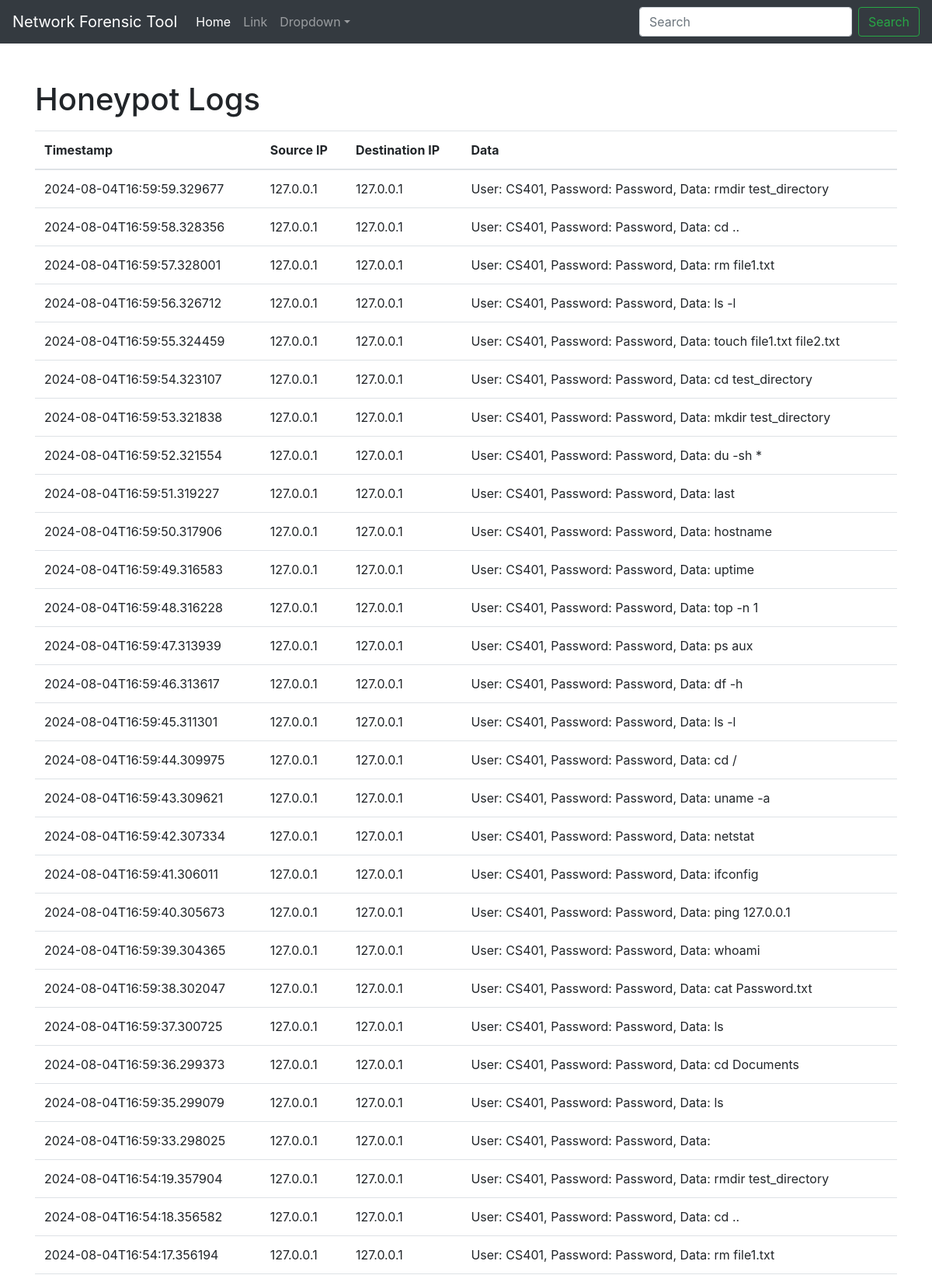
/logs/ (upper part), run on the app's committed database.
### tables this page shows
CREATE TABLE logs (
            id INTEGER PRIMARY KEY AUTOINCREMENT,
            timestamp TEXT NOT NULL,
            source_ip TEXT NOT NULL,
            destination_ip TEXT NOT NULL,
            data TEXT NOT NULL
        );

### app.py (the view)
@app.route('/logs/')
def logs():
    conn = get_db_connection()
    logs = conn.execute('SELECT * FROM logs ORDER BY timestamp DESC').fetchall()
    conn.close()
    print([dict(log) for log in logs])  # Debug print statement
    return render_template('logs.html', logs=logs)

### app.py (called while the page is built)
def get_db_connection():
    conn = sqlite3.connect(DATABASE)
    conn.row_factory = sqlite3.Row
    return conn

### templates/logs.html (shortened to what this page needs)
<!DOCTYPE html>
<html lang="en">
<head>
    <link rel="stylesheet" href="https://stackpath.bootstrapcdn.com/bootstrap/4.5.2/css/bootstrap.min.css">
</head>
<body>
    <nav class="navbar navbar-expand-sm navbar-dark bg-dark">
        <a class="navbar-brand" href="#">Network Forensic Tool</a>
        <div class="collapse navbar-collapse" id="collapsibleNavId">
            <ul class="navbar-nav mr-auto mt-2 mt-lg-0">
                <li class="nav-item active">
                    <a class="nav-link" href="#">Home <span class="sr-only">(current)</span></a>
                </li>
                <li class="nav-item">
                    <a class="nav-link" href="#">Link</a>
                </li>
                <li class="nav-item dropdown">
                    <a class="nav-link dropdown-toggle" href="#" id="dropdownId" data-toggle="dropdown" aria-haspopup="true" aria-expanded="false">Dropdown</a>
                </li>
            </ul>
            <form class="form-inline my-2 my-lg-0">
                <input class="form-control mr-sm-2" type="text" placeholder="Search">
                <button class="btn btn-outline-success my-2 my-sm-0" type="submit">Search</button>
            </form>
        </div>
    </nav>
    <div class="container">
        <h1 class="mt-5">Honeypot Logs</h1>
        <table class="table mt-3">
            <thead>
                <tr>
                    <th>Timestamp</th>
                    <th>Source IP</th>
                    <th>Destination IP</th>
                    <th>Data</th>
                </tr>
            </thead>
            <tbody>
                {% for log in logs %}
                <tr>
                    <td>{{ log['timestamp'] }}</td>
                    <td>{{ log['source_ip'] }}</td>
                    <td>{{ log['destination_ip'] }}</td>
                    <td>{{ log['data'] }}</td>
                </tr>
                {% endfor %}
            </tbody>
        </table>
    </div>
</body>
</html>

### data on the page
logs: timestamp "2024-08-04T16:59:59.329677", source_ip "127.0.0.1", destination_ip "127.0.0.1", data "User: CS401, Password: Password, Data: rmdir test_directory"
logs: timestamp "2024-08-04T16:59:58.328356", source_ip "127.0.0.1", destination_ip "127.0.0.1", data "User: CS401, Password: Password, Data: cd .."
logs: timestamp "2024-08-04T16:59:57.328001", source_ip "127.0.0.1", destination_ip "127.0.0.1", data "User: CS401, Password: Password, Data: rm file1.txt"
logs: timestamp "2024-08-04T16:59:56.326712", source_ip "127.0.0.1", destination_ip "127.0.0.1", data "User: CS401, Password: Password, Data: ls -l"
logs: timestamp "2024-08-04T16:59:55.324459", source_ip "127.0.0.1", destination_ip "127.0.0.1", data "User: CS401, Password: Password, Data: touch file1.txt file2.txt"
logs: timestamp "2024-08-04T16:59:54.323107", source_ip "127.0.0.1", destination_ip "127.0.0.1", data "User: CS401, Password: Password, Data: cd test_directory"
logs: timestamp "2024-08-04T16:59:53.321838", source_ip "127.0.0.1", destination_ip "127.0.0.1", data "User: CS401, Password: Password, Data: mkdir test_directory"
logs: timestamp "2024-08-04T16:59:52.321554", source_ip "127.0.0.1", destination_ip "127.0.0.1", data "User: CS401, Password: Password, Data: du -sh *"
logs: timestamp "2024-08-04T16:59:51.319227", source_ip "127.0.0.1", destination_ip "127.0.0.1", data "User: CS401, Password: Password, Data: last"
logs: timestamp "2024-08-04T16:59:50.317906", source_ip "127.0.0.1", destination_ip "127.0.0.1", data "User: CS401, Password: Password, Data: hostname"
logs: timestamp "2024-08-04T16:59:49.316583", source_ip "127.0.0.1", destination_ip "127.0.0.1", data "User: CS401, Password: Password, Data: uptime"
logs: timestamp "2024-08-04T16:59:48.316228", source_ip "127.0.0.1", destination_ip "127.0.0.1", data "User: CS401, Password: Password, Data: top -n 1"
logs: timestamp "2024-08-04T16:59:47.313939", source_ip "127.0.0.1", destination_ip "127.0.0.1", data "User: CS401, Password: Password, Data: ps aux"
logs: timestamp "2024-08-04T16:59:46.313617", source_ip "127.0.0.1", destination_ip "127.0.0.1", data "User: CS401, Password: Password, Data: df -h"
logs: timestamp "2024-08-04T16:59:45.311301", source_ip "127.0.0.1", destination_ip "127.0.0.1", data "User: CS401, Password: Password, Data: ls -l"
logs: timestamp "2024-08-04T16:59:44.309975", source_ip "127.0.0.1", destination_ip "127.0.0.1", data "User: CS401, Password: Password, Data: cd /"
logs: timestamp "2024-08-04T16:59:43.309621", source_ip "127.0.0.1", destination_ip "127.0.0.1", data "User: CS401, Password: Password, Data: uname -a"
logs: timestamp "2024-08-04T16:59:42.307334", source_ip "127.0.0.1", destination_ip "127.0.0.1", data "User: CS401, Password: Password, Data: netstat"
logs: timestamp "2024-08-04T16:59:41.306011", source_ip "127.0.0.1", destination_ip "127.0.0.1", data "User: CS401, Password: Password, Data: ifconfig"
logs: timestamp "2024-08-04T16:59:40.305673", source_ip "127.0.0.1", destination_ip "127.0.0.1", data "User: CS401, Password: Password, Data: ping 127.0.0.1"
logs: timestamp "2024-08-04T16:59:39.304365", source_ip "127.0.0.1", destination_ip "127.0.0.1", data "User: CS401, Password: Password, Data: whoami"
logs: timestamp "2024-08-04T16:59:38.302047", source_ip "127.0.0.1", destination_ip "127.0.0.1", data "User: CS401, Password: Password, Data: cat Password.txt"
logs: timestamp "2024-08-04T16:59:37.300725", source_ip "127.0.0.1", destination_ip "127.0.0.1", data "User: CS401, Password: Password, Data: ls"
logs: timestamp "2024-08-04T16:59:36.299373", source_ip "127.0.0.1", destination_ip "127.0.0.1", data "User: CS401, Password: Password, Data: cd Documents"
logs: timestamp "2024-08-04T16:59:35.299079", source_ip "127.0.0.1", destination_ip "127.0.0.1", data "User: CS401, Password: Password, Data: ls"
logs: timestamp "2024-08-04T16:59:33.298025", source_ip "127.0.0.1", destination_ip "127.0.0.1", data "User: CS401, Password: Password, Data:"
logs: timestamp "2024-08-04T16:54:19.357904", source_ip "127.0.0.1", destination_ip "127.0.0.1", data "User: CS401, Password: Password, Data: rmdir test_directory"
logs: timestamp "2024-08-04T16:54:18.356582", source_ip "127.0.0.1", destination_ip "127.0.0.1", data "User: CS401, Password: Password, Data: cd .."
logs: timestamp "2024-08-04T16:54:17.356194", source_ip "127.0.0.1", destination_ip "127.0.0.1", data "User: CS401, Password: Password, Data: rm file1.txt"
